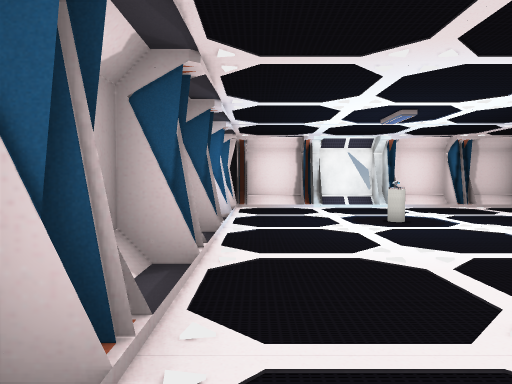
[1] (above)

14 first-person views from a walk through a Unity game level. The camera is 1.5 m above the floor, tilts 2° down and sees 70° across. The floor is counted in squares, 2 m on a side. Each view is taken from the middle of a square. On the plan, view 1 faces up. The plan holds only what a view shows up to about 11 squares ahead; the rest is blank. The player is left out. Some surface patterns are stand-ins.

[2]
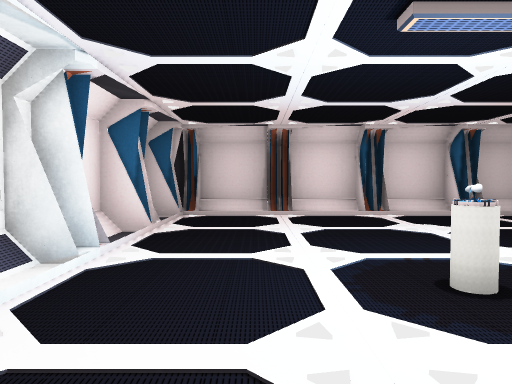

[3]
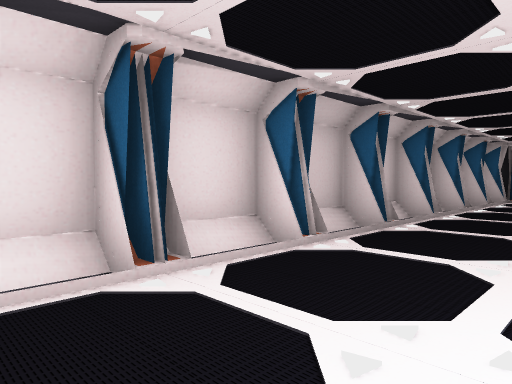

[4]
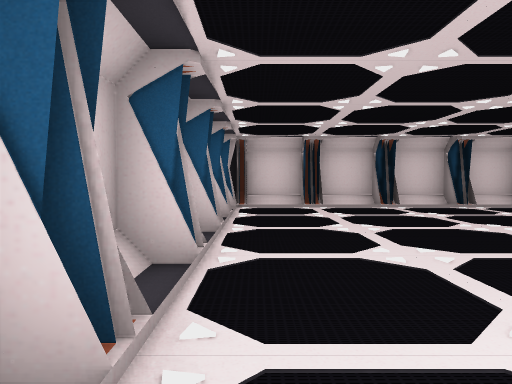

[5]
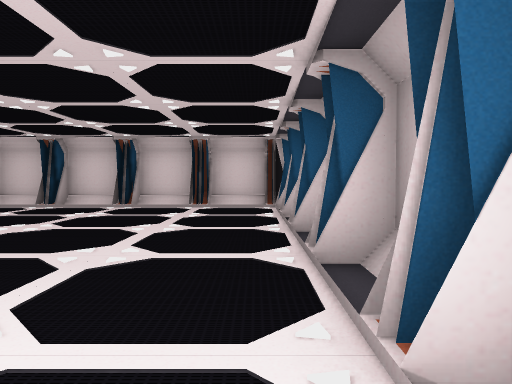

[6]
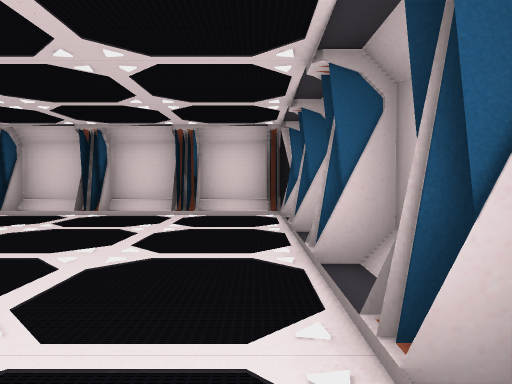

[7]
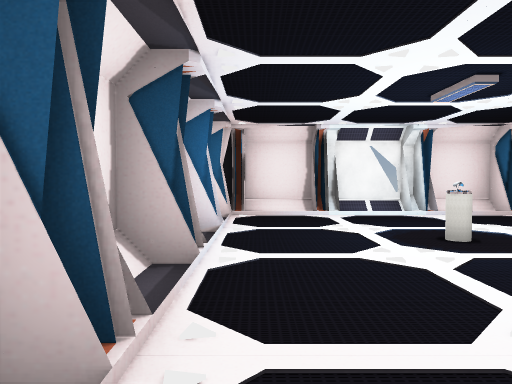

[8]
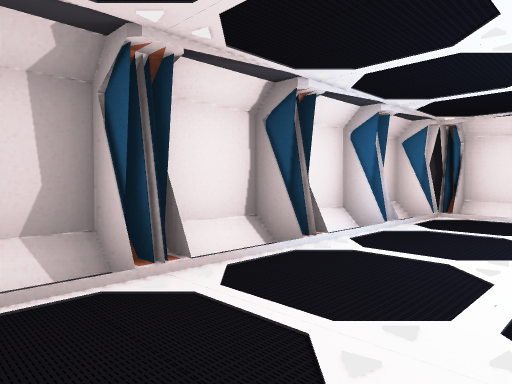

[9]
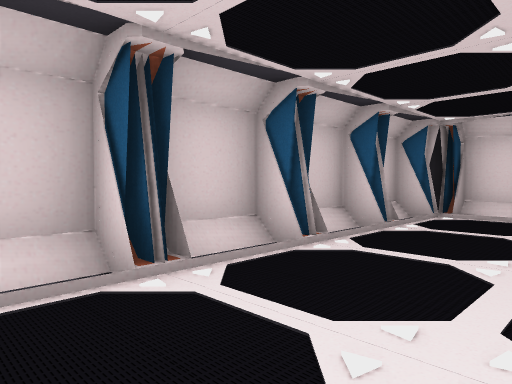

[10]
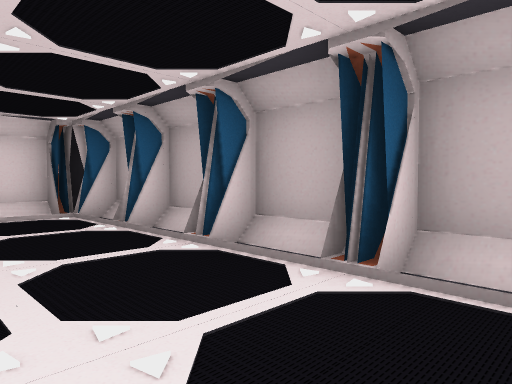

[11]
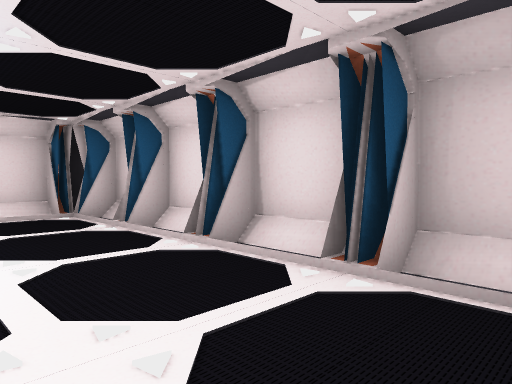

[12]
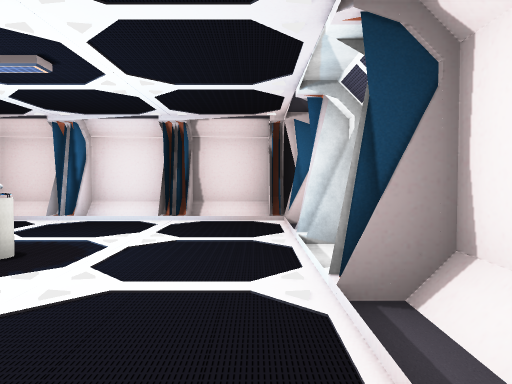

[13]
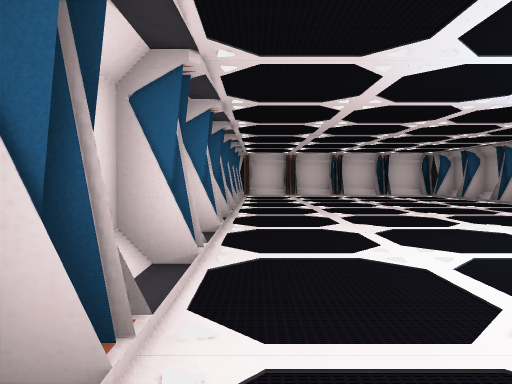

[14]
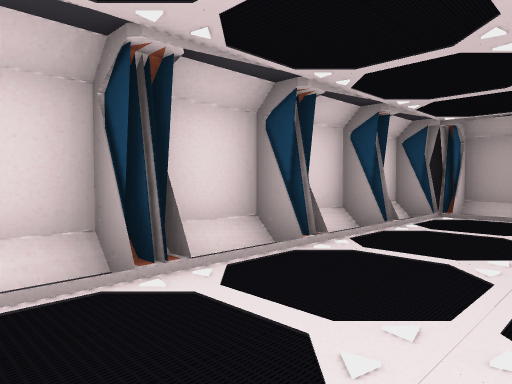

### Floor plan
Key: @ floor where view 1 was taken; # wall or solid block; . floor; / step, stairs or slope; A altar.
Columns run from 2 left of view 1 to 9 right of it. Each row starts with its distance up from view 1.
 11  ##########
 10 ##//#/#/#/##
  9 #/......../#
  8 #/......../#
  7 ##........##
  6 #/...A..../#
  5 ##........##
  4 #/......../#
  3 ##........##
  2  /......../#
  1 ##........##
  0 #/@......./#
 -1 ##........##
 -2 #/......../#
 -3 ##........##
 -4 #/......../#
 -5 ##........##
 -6 #/......../#
 -7 ##//#/#/#/##
 -8  ##########

Where each view was taken, in squares from view 1:
view 1: 0 up, 0 right, facing up
view 2: 8 up, 0 right, facing right
view 3: 7 up, 5 right, facing down-right
view 4: 3 up, 7 right, facing down
view 5: 3 up, 0 right, facing down
view 6: 1 up, 0 right, facing down
view 7: 2 up, 0 right, facing up
view 8: 2 up, 2 right, facing up-left
view 9: 1 up, 5 right, facing down-right
view 10: 1 up, 2 right, facing down-left
view 11: 2 up, 5 right, facing up-right
view 12: 9 up, 6 right, facing left
view 13: 9 up, 7 right, facing down
view 14: 4 down, 7 right, facing down-left
